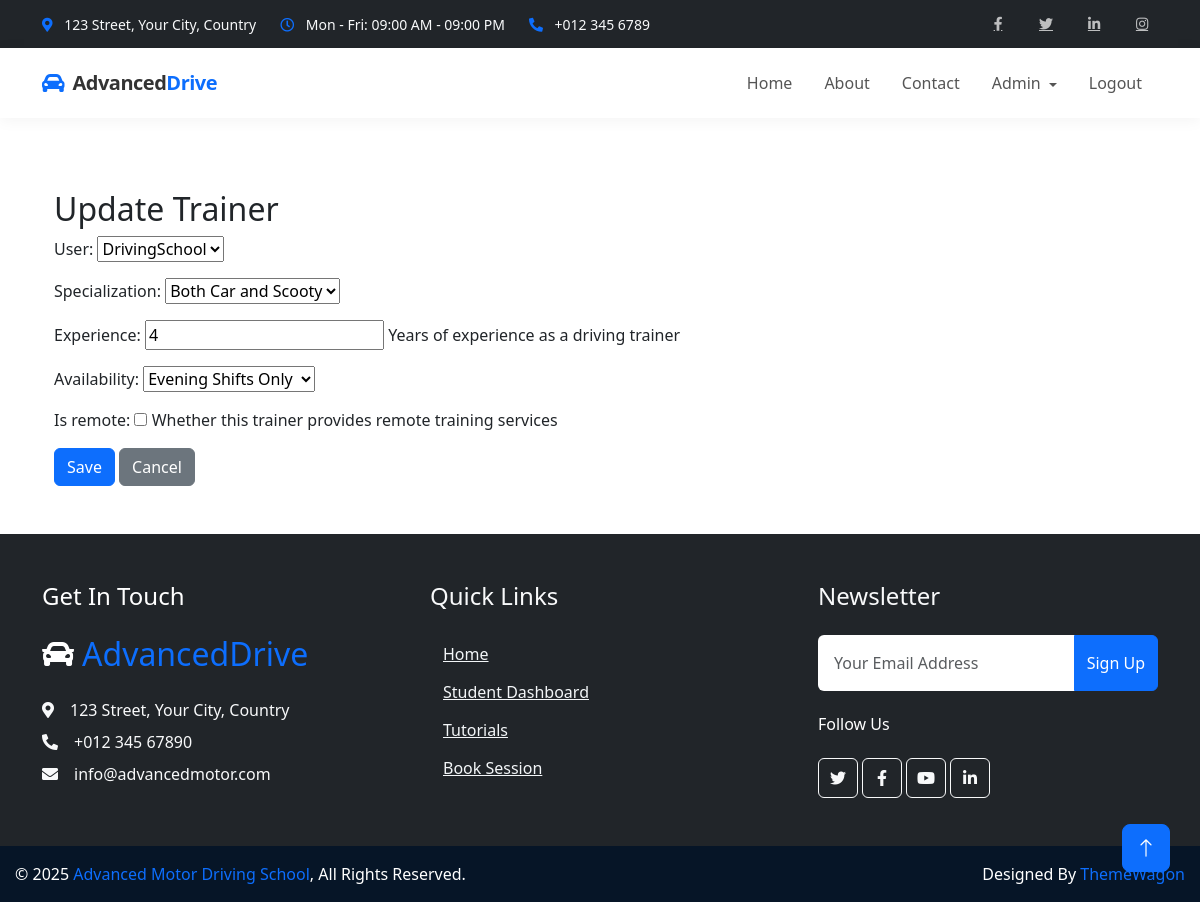
The app's page /trainer/2/update/ (signed in) with its own data.
### trainers/models.py (models this page shows, shortened)
class Trainer(models.Model):
    user = models.OneToOneField(
        settings.AUTH_USER_MODEL,
        on_delete=models.CASCADE,
        related_name='driving_trainer_profile'
    )
    SPECIALIZATION_CHOICES = [
        ('CAR', 'Car'),
        ('SCOOTY', 'Scooty'),
        ('BOTH', 'Both Car and Scooty'),
        ('OTHER', 'Other')
    ]
    specialization = models.CharField(
        max_length=10,
        choices=SPECIALIZATION_CHOICES,
        default='BOTH'
    )
    experience = models.PositiveIntegerField(
        validators=[MinValueValidator(0)],
        default=0,
        help_text="Years of experience as a driving trainer"
    )
    AVAILABILITY_CHOICES = [
        ('WEEKDAY', 'Weekdays Only'),
        ('WEEKEND', 'Weekends Only'),
        ('MORNING', 'Morning Shifts Only'),
        ('EVENING', 'Evening Shifts Only'),
        ('FLEXIBLE', 'Flexible Schedule'),
        ('CUSTOM', 'Custom Schedule')
    ]
    availability = models.CharField(
        max_length=10,
        choices=AVAILABILITY_CHOICES,
        default='FLEXIBLE'
    )
    is_remote = models.BooleanField(
        default=False,
        help_text="Whether this trainer provides remote training services"
    )
    service_area = models.CharField(
        max_length=255,
        blank=True,
        null=True,
        help_text="Geographic areas where remote training is available"
    )
    max_students = models.PositiveIntegerField(
        default=10,
        validators=[MinValueValidator(1)],
        help_text="Maximum number of students this trainer can handle at once"
    )
    date_joined = models.DateField(
        default=timezone.now,
        help_text="Date when the trainer joined the driving school"
    )
    license_number = models.CharField(
        max_length=50,
        blank=True,
        null=True,
        help_text="Trainer's driving license number"
    )
    notes = models.TextField(
        blank=True,
        null=True,
        help_text="Additional notes about the trainer"
    )
    is_active = models.BooleanField(
        default=True,
        help_text="Whether this trainer is currently active"
    )
    class Meta:
        ordering = ['-experience', 'user__last_name']

### trainers/views.py (the view)
# urls.py: path('<int:trainer_id>/update/', views.trainer_update, name='trainer_update'),
@login_required
def trainer_update(request, trainer_id):
    trainer = get_object_or_404(Trainer, id=trainer_id)
    if request.method == 'POST':
        form = TrainerForm(request.POST, instance=trainer)
        if form.is_valid():
            form.save()
            messages.success(request, 'Trainer updated successfully.')
            return redirect('trainers:trainer_detail', trainer_id=trainer.id)
    else:
        form = TrainerForm(instance=trainer)
    return render(request, 'trainers/trainer_form.html', {'form': form, 'trainer': trainer, 'action': 'Update'})

### trainers/forms.py
class TrainerForm(forms.ModelForm):
    class Meta:
        model = Trainer
        fields = ['user', 'specialization', 'experience', 'availability', 'is_remote']

### trainers/templates/trainers/trainer_form.html (shortened to what this page needs)
{% extends 'base.html' %}
{% block content %}
<div class="container mt-4">
    <h2>{{ action }} Trainer</h2>
    <form method="post">
        <div class="form-group">
            {{ form.as_p }}
        </div>
        <button type="submit" class="btn btn-primary">Save</button>
        <a href="{% url 'admins:manage_trainers' %}" class="btn btn-secondary">Cancel</a>
    </form>
</div>
{% endblock %}

### static/css/style.css (style rules this page uses)
:root { --primary: #F3BD00; --secondary: #757575; --light: #F3F6F8; --dark: #0C2B4B; }
.btn { font-weight: 500; transition: .5s; }
.btn.btn-primary, .btn.btn-outline-primary:hover { color: #FFFFFF; }

### templates/base.html (style rules this page uses)
html, body { height: 100%; margin: 0; padding: 0; display: flex; flex-direction: column; }

### records on screen
Trainer: user "DrivingSchool", specialization "Both Car and Scooty", experience "4", availability "Evening Shifts Only"

### other values on screen
{{ action }} "Update"
